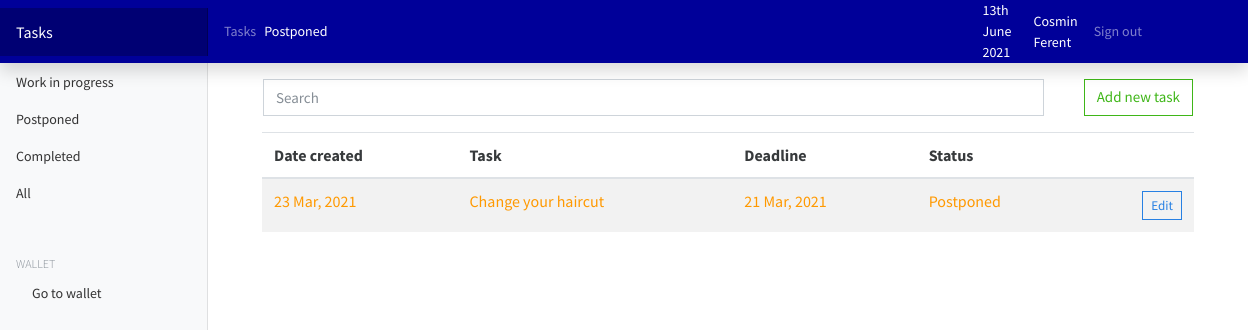
The page /todos/postponed_todos/ (signed in) on the database its author committed.
### todos/models.py (models this page shows, shortened)
class Todo(models.Model):
    owner = models.ForeignKey(to=User, on_delete=models.CASCADE)
    created = models.DateField(auto_now_add=True)
    description = models.TextField()
    deadline = models.DateField(default=now)
    status = models.CharField(max_length=100)
    class Meta:
        ordering = ['-deadline']

### todos/views.py (the view)
# urls.py: path('postponed_todos/', views.postponed_todos, name='postponed-todos'),
@login_required(login_url='/authentication/login/')
def postponed_todos(request):
    todos = Todo.objects.filter(owner=request.user).order_by('deadline')
    paginator = Paginator(todos, 10)
    page_number = request.GET.get('page')
    page_object = Paginator.get_page(paginator, page_number)
    context = {
        'todos': todos,
        'page_object': page_object,
        'today_date': today_date
    }
    return render(request, 'todos/postponed_todos.html', context)

### todos/templates/todos/postponed_todos.html (shortened to what this page needs)
{% extends 'todos/base.html' %}
{% load static %}
        {% block topmenu %}
            <li class="nav-item text-nowrap mr-2"><a class="nav-link" href="{% url 'todos' %}">Tasks</a></li>
            <li class="breadcrumb-item active" style="color: white;" aria-current="page">Postponed</li>
        {% endblock %}
        {% block content %}
            <div class="container mt-3">
                <div class="row">
                    <div class="col-md-10">
                        <div class="form-group ml-3">
                            <input type="text" class="form-control" id="searchField" placeholder="Search">
                        </div>
                    </div>
                    <div class="col-md-2">
                        <a href="{% url 'add-todo' %}" class="btn btn-outline-success  float-right mr-3">Add new task</a>
                    </div>
                </div>
                <div class="container">
                    {% if todos.count %}
                        <div class="app-table">
                            <table class="table table-striped table-hover">
                                <thead>
                                    <tr>
                                        <th>Date created</th>
                                        <th>Task</th>
                                        <th>Deadline</th>
                                        <th>Status</th>
                                        <th></th>
                                    </tr>
                                </thead>
                                <tbody>
                                    {% for todo in page_object %}
                                        {% if todo.status == 'Postponed' %}
                                            <tr>
                                                <td style="color: #ff9900">{{ todo.created | date:'d M, Y' }}</td>
                                                <td style="color: #ff9900">{{ todo.description }}</td>
                                                <td style="color: #ff9900">{{ todo.deadline | date:'d M, Y' }}</td>
                                                <td style="color: #ff9900">{{ todo.status }}</td>
                                                <td><a href="{% url 'edit-todo' todo.id %}" class="btn btn-outline-primary btn-sm float-right mr-auto">Edit</a></td>
                                            </tr>
                                        {% endif %}
                                    {% endfor %}
                                </tbody>
                            </table>
                        </div>
                    {% endif %}
                </div>
            </div>
        {% endblock %}

### todos/templates/todos/base.html (shortened to what this page needs)
{% load static %}
<html lang="en">
    <head>
        <link href="{% static 'wallet/css/bootstrap.min.css' %}" rel="stylesheet">
        <link href="{% static 'wallet/css/main.css' %}" rel="stylesheet">
        <link href="{% static 'wallet/css/dashboard.css' %}" rel="stylesheet">
    </head>
    <body>
        <nav class="navbar navbar-dark sticky-top flex-md-nowrap p-0 shadow" style="background-color: #000099;">
            <a class="navbar-brand col-md-3 col-lg-2 mr-0 px-3" href="{% url 'todos' %}">Tasks</a>
            <ul class="navbar-nav px-3" style="display: flex; flex-direction: row; align-items: center;">
                {% block topmenu %}
                {% endblock %}
                <li style="color: white; padding-right: 20px">{% now "jS F Y" %}</li>
                <li class="" style="color: white;">{{ request.user.get_full_name }}</li>
                <li class="nav-item text-nowrap">
                    <a class="nav-link ml-3" href="{% url 'logout' %}">Sign out</a>
                </li>
            </ul>
        </nav>
        <div class="container-fluid">
            <div class="row">
                {% include 'todos/partials/_sidebar.html' %}
                <main role="main" class="col-md-9 ml-sm-auto col-lg-10 px-md-4">
                    {% block content %}
                    {% endblock %}
                </main>
            </div>
        </div>
    </body>
</html>

### walletwebsite/static/wallet/css/dashboard.css (style rules this page uses)
body { font-size: .875rem; }
.navbar-brand { padding-top: .75rem; padding-bottom: .75rem; font-size: 1rem; background-color: rgba(0, 0, 0, .25); box-shadow: inset -1px 0 0 rgba(0, 0, 0, .25); }

### rows shown on the page
Todo: created "23 Mar, 2021", description "Change your haircut", deadline "21 Mar, 2021", status "Postponed"

### other values the page prints
{{ request.user.get_full_name }} "Cosmin Ferent"
